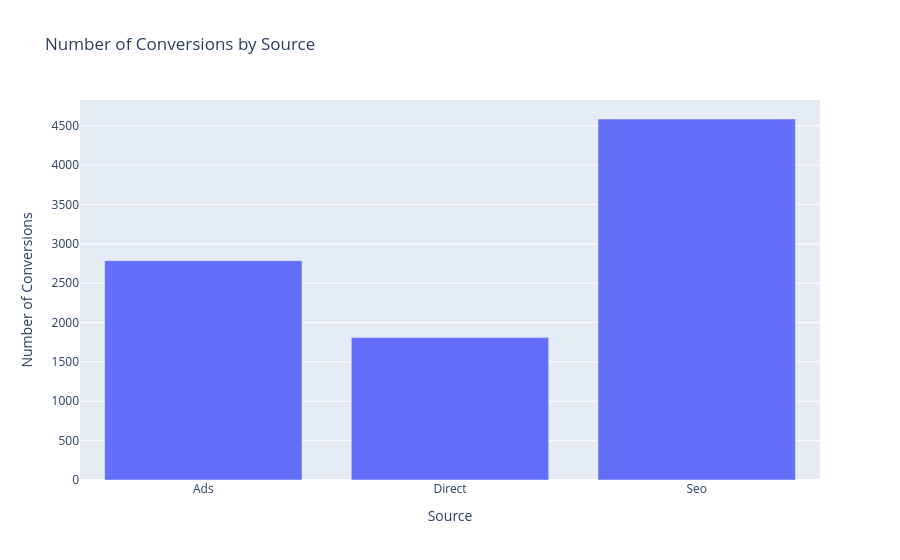

Write notebook code for a chart like this one.
### Markdown cell above
![Conversion_rate](charts_as_png/4-conversion_by_new_user.png)

### Code cell
data_country_converted = data_train.groupby("source")["converted"].sum().reset_index()

fig = px.bar(
    data_country_converted,
    x="source",
    y="converted",
    labels={"source": "Source", "converted": "Number of Conversions"},
    title="Number of Conversions by Source"
)
fig.show()

### Figure 1 — Plotly figure (JSON) as saved in the notebook; plotly's stock layout.template omitted (floating-point values rounded to 4 significant figures)
{"data": [{"hovertemplate": "Source=%{x}<br>Number of Conversions=%{y}<extra></extra>", "legendgroup": "", "marker": {"color": "#636efa", "pattern": {"shape": ""}}, "name": "", "orientation": "v", "showlegend": false, "textposition": "auto", "type": "bar", "x": ["Ads", "Direct", "Seo"], "xaxis": "x", "y": [2785, 1810, 4585], "yaxis": "y"}], "layout": {"barmode": "relative", "legend": {"tracegroupgap": 0}, "title": {"text": "Number of Conversions by Source"}, "xaxis": {"anchor": "y", "domain": [0, 1], "title": {"text": "Source"}}, "yaxis": {"anchor": "x", "domain": [0, 1], "title": {"text": "Number of Conversions"}}}}
